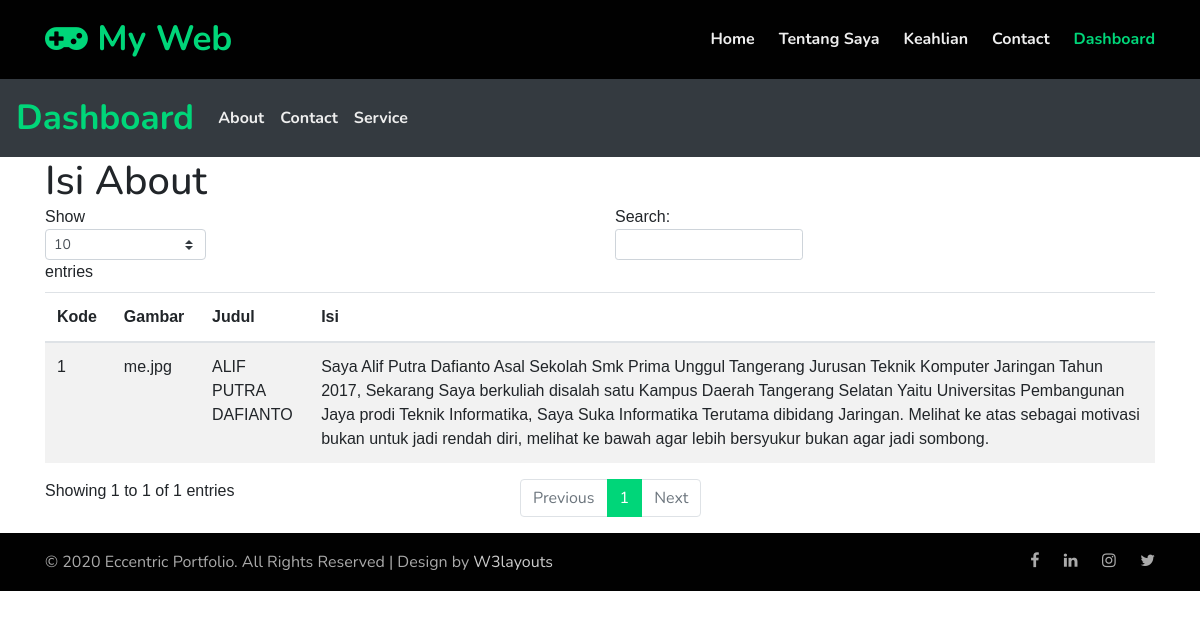
Page /dashboard.php on the committed database.
### tables this page shows
CREATE TABLE `about` (
  `id` int(15) NOT NULL,
  `gambar` text NOT NULL,
  `judul` varchar(500) NOT NULL,
  `isi` varchar(9999) NOT NULL
);

### dashboard.php (the view, shortened to what this page needs)
<!doctype html>
<html lang="en">
<head>
  <link rel="stylesheet" href="assets/css/style-starter.css">
</head>
<body>
<header>
  <div class="w3l-header" id="home">
    <div class="container">
      <nav class="navbar navbar-expand-lg navbar-dark pl-0 pr-0">
        <a class="navbar-brand m-0" href="index.php"><span class="fa fa-gamepad"></span> My Web</a>
        <div class="collapse navbar-collapse" id="navbarNav">
          <ul class="navbar-nav ml-auto">
            <li class="nav-item mr-lg-4">
              <a class="nav-link pl-0 pr-0" href="index.php">Home <span class="sr-only">(current)</span></a>
            </li>
            <li class="nav-item mr-lg-4">
              <a class="nav-link pl-0 pr-0" href="about.php">Tentang Saya</a>
            </li>
            <li class="nav-item mr-lg-4">
              <a class="nav-link pl-0 pr-0" href="services.php">Keahlian</a>
            </li>
            <li class="nav-item mr-lg-4">
              <a class="nav-link pl-0 pr-0" href="contact.php">Contact</a>
            </li>
            <li class="nav-item active">
              <a class="nav-link pl-0 pr-0" href="dashboard.php">Dashboard</a>
            </li>
          </ul>
        </div>
      </nav>
    </div>
  </div>
</header>
<?php
        include_once "koneksi.php";
        include_once "header.php";
        ?>
        <div class="container">
            <div class="row">
                <div class="col-md-12">
                    <h1>Isi About</h1>
                </div>
            </div>
            <div class="row">
                <div class="col-md-12">
                    <table id="listtable" class="table table-striped">
                        <thead>
                            <tr>
                                <th>Kode</th>
                                <th>Gambar</th>
                                <th>Judul</th>
                                <th>Isi</th>
                            </tr>
                        </thead>
                        <tbody>
<?php
    $query = "SELECT * FROM about";
    $result = mysqli_query($conn, $query);
    if (mysqli_num_rows($result) < 0) {
    echo "<tr><td colspan='4'>Data profil tidak terdapat pada database</td></tr>";
} else {
  while ($row = mysqli_fetch_array($result)) {
?>
<tr>
  <td><?php echo $row["id"] ?></td>
  <td><?php echo $row["gambar"] ?></td>
  <td><?php echo $row["judul"] ?></td>
  <td><?php echo $row["isi"] ?></td>
  </tr>
<?php
        }
      }
?>
          </tbody>
        </table>
        </div>
      </div>
    </div>
<footer>
  <section class="w3l-footers-1">
    <div class="footer py-3">
      <div class="container">
        <div class="footer-content">
          <div class="row">
            <div class="col-lg-8 footer-left">
              <p class="m-0">&copy; 2020 Eccentric Portfolio. All Rights Reserved | Design by <a href="https://w3layouts.com">W3layouts</a></p>
            </div>
            <div class="col-lg-4 footer-right text-lg-right text-center mt-lg-0 mt-3">
              <ul class="social m-0 p-0">
                <li><a href="#facebook"><span class="fa fa-facebook"></span></a></li>
                <li><a href="https://www.linkedin.com/in/alif-putra-dafianto-3440911aa/"><span class="fa fa-linkedin"></span></a></li>
                <li><a href="https://www.instagram.com/apd4499/"><span class="fa fa-instagram"></span></a></li>
                <li><a href="#twitter"><span class="fa fa-twitter"></span></a></li>
              </ul>
            </div>
          </div>
        </div>
      </div>
    </div>
  </section>
</footer>
</html>

### rows in the picture
about: id "1", gambar "me.jpg", judul "ALIF PUTRA DAFIANTO", isi "Saya Alif Putra Dafianto Asal Sekolah Smk Prima Unggul Tangerang Jurusan Teknik Komputer Jaringan Tahun 2017, Sekarang Saya berkuliah disalah satu Kampus Daerah Tangerang Selatan Yaitu Universitas Pembangunan Jaya prodi Teknik Informatika, Saya Suka Informatika Terutama dibidang Jaringan. Melihat ke atas sebagai motivasi bukan untuk jadi rendah diri, melihat ke bawah agar lebih bersyukur bukan agar jadi sombong."
